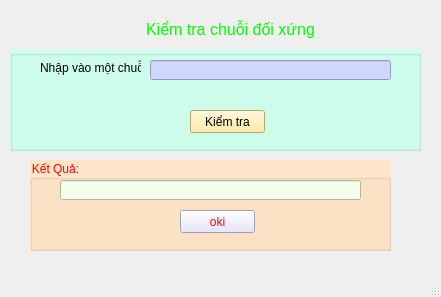
<?xml version="1.0" encoding="UTF-8"?>
<ui version="4.0">
 <class>MainWindow</class>
 <widget class="QMainWindow" name="MainWindow">
  <property name="geometry">
   <rect>
    <x>0</x>
    <y>0</y>
    <width>441</width>
    <height>297</height>
   </rect>
  </property>
  <property name="windowTitle">
   <string>MainWindow</string>
  </property>
  <widget class="QWidget" name="centralwidget">
   <widget class="QLabel" name="label">
    <property name="geometry">
     <rect>
      <x>140</x>
      <y>20</y>
      <width>181</width>
      <height>20</height>
     </rect>
    </property>
    <property name="styleSheet">
     <string notr="true">color: rgb(0, 255, 0);</string>
    </property>
    <property name="text">
     <string>&lt;html&gt;&lt;head/&gt;&lt;body&gt;&lt;p&gt;&lt;span style=&quot; font-size:12pt;&quot;&gt;Kiểm tra chuỗi đối xứng&lt;/span&gt;&lt;/p&gt;&lt;/body&gt;&lt;/html&gt;</string>
    </property>
    <property name="alignment">
     <set>Qt::AlignCenter</set>
    </property>
   </widget>
   <widget class="QLabel" name="label_2">
    <property name="geometry">
     <rect>
      <x>40</x>
      <y>60</y>
      <width>101</width>
      <height>16</height>
     </rect>
    </property>
    <property name="text">
     <string>Nhập vào một chuỗi</string>
    </property>
   </widget>
   <widget class="QLineEdit" name="lineEditNhapChuoi">
    <property name="geometry">
     <rect>
      <x>150</x>
      <y>60</y>
      <width>241</width>
      <height>20</height>
     </rect>
    </property>
    <property name="styleSheet">
     <string notr="true">background-color: rgb(207, 215, 255);</string>
    </property>
   </widget>
   <widget class="QGroupBox" name="groupBox_2">
    <property name="geometry">
     <rect>
      <x>10</x>
      <y>50</y>
      <width>411</width>
      <height>101</height>
     </rect>
    </property>
    <property name="styleSheet">
     <string notr="true">background-color: rgb(207, 255, 238);
color: rgb(0, 0, 0);</string>
    </property>
    <property name="title">
     <string/>
    </property>
    <widget class="QPushButton" name="pushButtonKiemTra">
     <property name="geometry">
      <rect>
       <x>180</x>
       <y>60</y>
       <width>75</width>
       <height>23</height>
      </rect>
     </property>
     <property name="styleSheet">
      <string notr="true">background-color: rgb(255, 233, 143);</string>
     </property>
     <property name="text">
      <string>Kiểm tra</string>
     </property>
    </widget>
   </widget>
   <widget class="QGroupBox" name="groupBox">
    <property name="geometry">
     <rect>
      <x>30</x>
      <y>160</y>
      <width>361</width>
      <height>91</height>
     </rect>
    </property>
    <property name="styleSheet">
     <string notr="true">background-color: rgb(255, 229, 199);
color: rgb(255, 0, 4);
</string>
    </property>
    <property name="title">
     <string>Kết Quả:</string>
    </property>
    <widget class="QLineEdit" name="lineEdit">
     <property name="geometry">
      <rect>
       <x>30</x>
       <y>20</y>
       <width>301</width>
       <height>20</height>
      </rect>
     </property>
     <property name="styleSheet">
      <string notr="true">background-color: rgb(244, 255, 235);</string>
     </property>
    </widget>
    <widget class="QPushButton" name="pushButton">
     <property name="geometry">
      <rect>
       <x>150</x>
       <y>50</y>
       <width>75</width>
       <height>23</height>
      </rect>
     </property>
     <property name="styleSheet">
      <string notr="true">background-color: rgb(225, 224, 255);</string>
     </property>
     <property name="text">
      <string>oki</string>
     </property>
    </widget>
   </widget>
   <zorder>groupBox_2</zorder>
   <zorder>label</zorder>
   <zorder>label_2</zorder>
   <zorder>lineEditNhapChuoi</zorder>
   <zorder>groupBox</zorder>
  </widget>
  <widget class="QMenuBar" name="menubar">
   <property name="geometry">
    <rect>
     <x>0</x>
     <y>0</y>
     <width>441</width>
     <height>22</height>
    </rect>
   </property>
  </widget>
  <widget class="QStatusBar" name="statusbar"/>
 </widget>
 <resources/>
 <connections/>
</ui>
